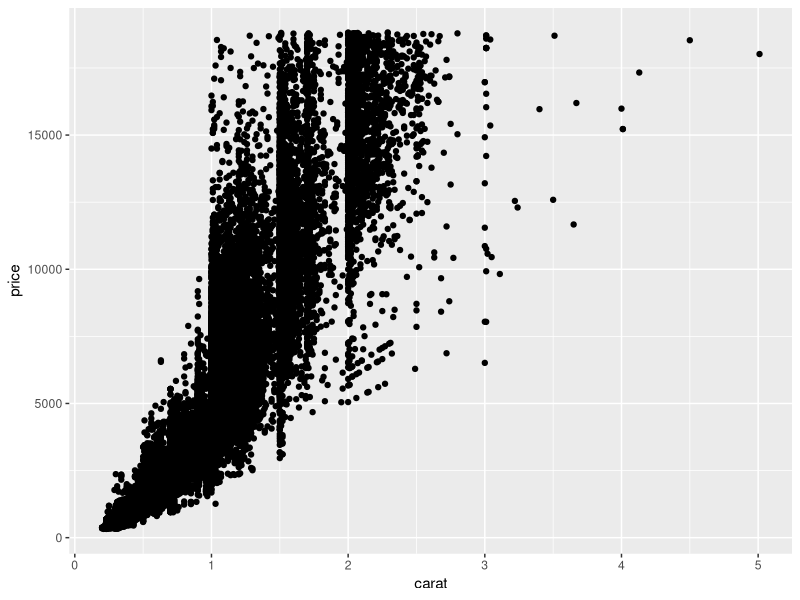
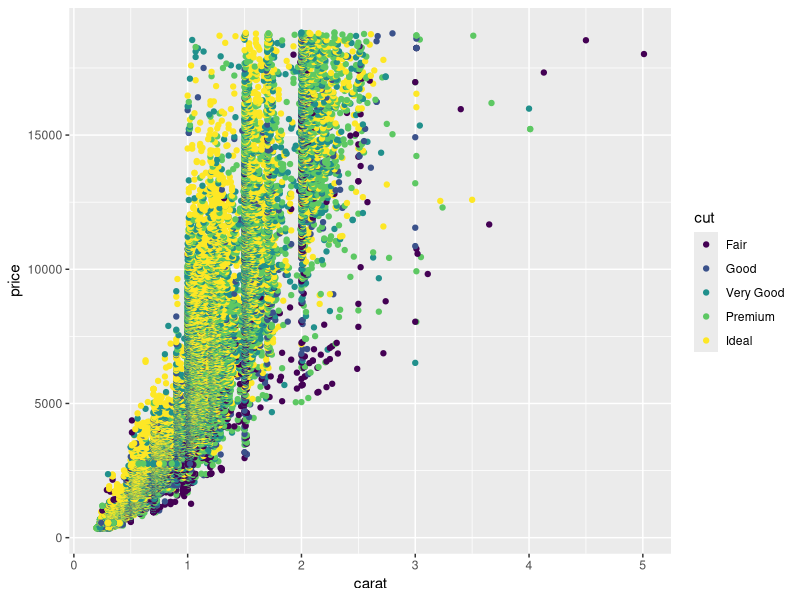
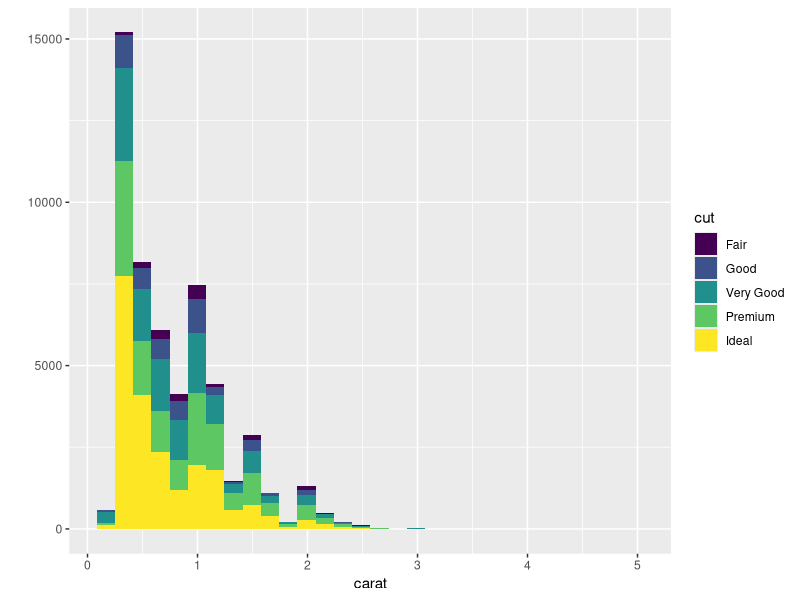
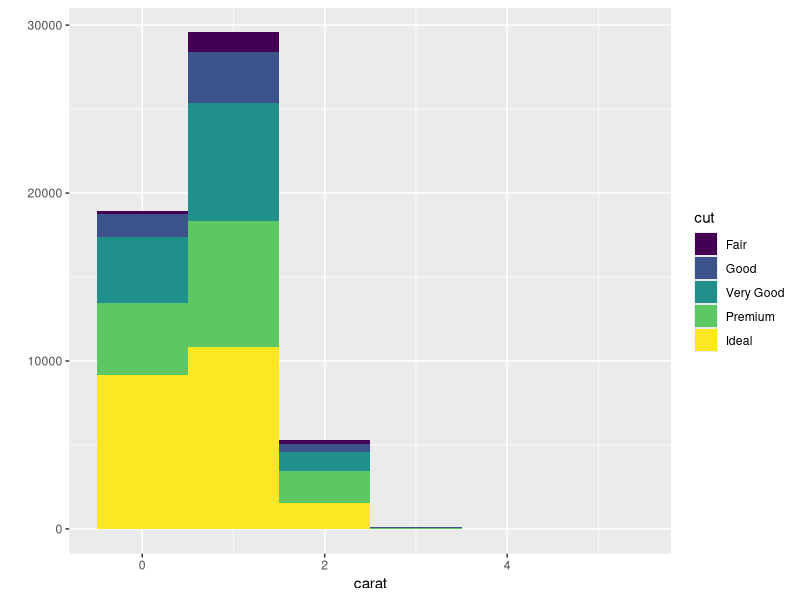
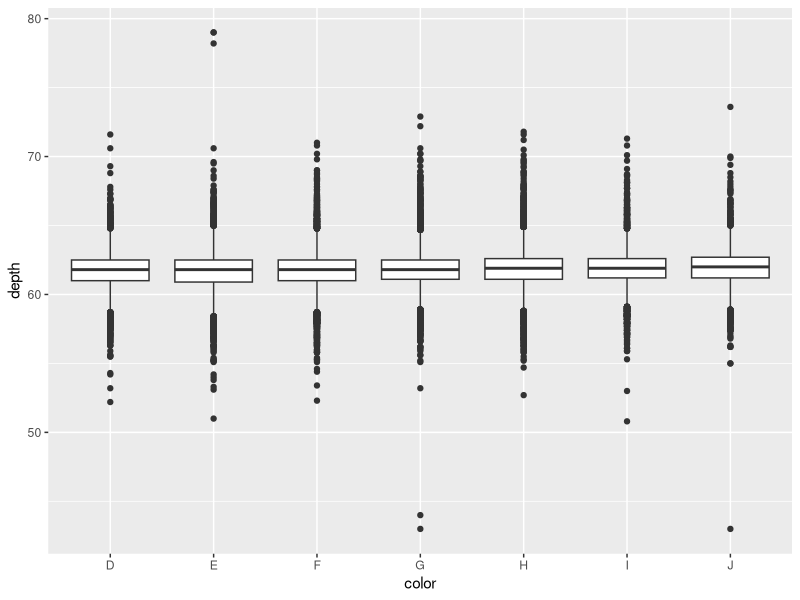
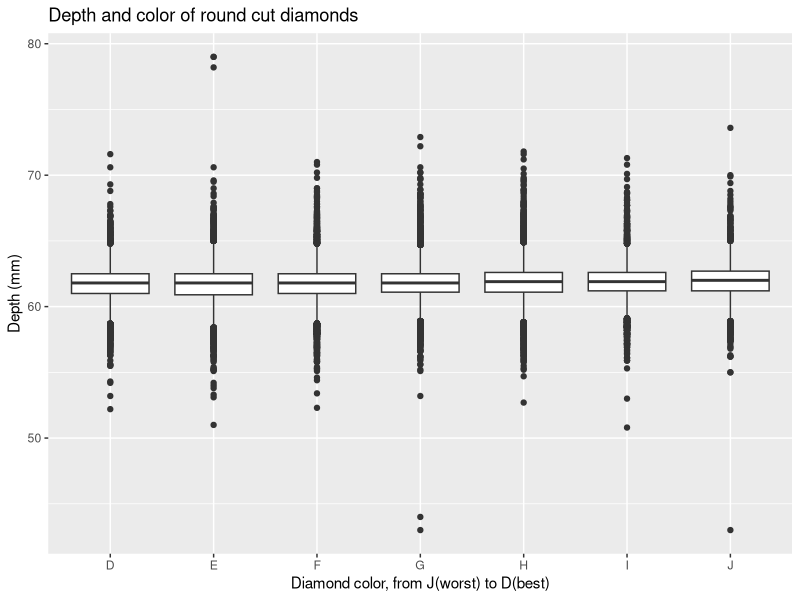
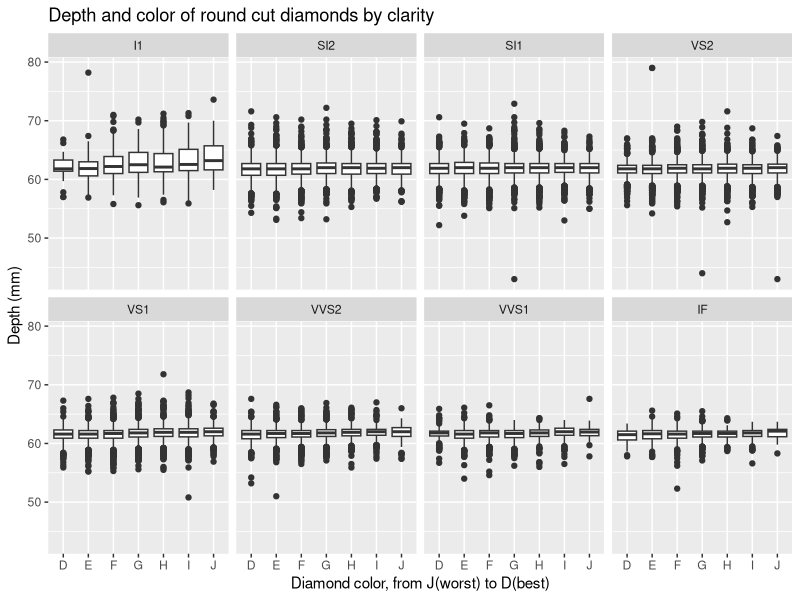

Source code (R) for these figures, in order: (Note: this script raises an error after producing the figures.)
## ---- chunk 1
library(ggplot2)
qplot(carat, price, data=diamonds)
## ---- chunk 2
qplot(carat, price, data=diamonds, color=cut)
## ---- chunk 3
qplot(carat, data=diamonds, fill=cut)
## ---- chunk 4
qplot(carat, data=diamonds, fill=cut, binwidth = 1)
## ---- chunk 5
b <- ggplot(diamonds, aes(color, depth))
## ---- chunk 6
b + geom_boxplot()
## ---- chunk 7
b + geom_boxplot() + labs(title="Depth and color of round cut diamonds", x= "Diamond color, from J(worst) to D(best)", y="Depth (mm)")
## ---- chunk 8
b + geom_boxplot() + labs(title="Depth and color of round cut diamonds by clarity", x= "Diamond color, from J(worst) to D(best)", y="Depth (mm)") + facet_wrap(~clarity, ncol=4)
## ---- chunk 9
library(tidyr)
library(dplyr)

diamonds %>%
  selects (-cut, -color, -clarity) %>%
  cor() %>%
  round(2) %>%
  as.data.frame() %>%
  add_rownames() %>%
  gather(Var1, Corr, -rowname) %>%
  ggplot(aes(Var1, rowname, fill=Corr)) + 
  geom_tile()
## ---- chunk 10
library(ggplot2)
library(dplyr)
library(tidyr)

diamonds %>%
    select(carat, depth, table, price, x, y, z) %>% 
    gather(Variable, Value) %>% 
    group_by(Variable) %>% 
    summarize(mean = mean(Value)) %>% 
    ggplot(aes(mean, Variable)) +
    geom_point() +
    labs(x = 'Mean of the value for the variable',
         y = 'Variable from the diamonds dataset') +
    ggtitle('Means of the numerical variables from the diamonds dataset') +
    theme_bw()
## ---- chunk 11
diamonds %>% 
    mutate(PriceGroup = as.factor(ifelse(price > 2000, 'Expensive', 'Inexpensive'))) %>% 
    select(PriceGroup, carat, depth, table, x, y, z) %>% 
    gather(Variable, Value, -PriceGroup) %>% 
    group_by(PriceGroup, Variable) %>% 
    summarize(mean = mean(Value)) %>% 
    ggplot(aes(mean, Variable, shape = PriceGroup)) +
    geom_point() +
    labs(x = 'Mean of the value for the variable',
         y = 'Variable from the diamonds dataset') +
    ggtitle('Means of the numerical variables from\nthe diamonds dataset by cost')
## ---- chunk 12
diamonds %>%
    mutate(PriceGroup = as.factor(ifelse(price > 2000, 'Expensive', 'Inexpensive'))) %>% 
    select(PriceGroup, carat, depth, table, x, y, z) %>% 
    gather(Variable, Value, -PriceGroup) %>% 
    group_by(PriceGroup, Variable) %>% 
    summarize(mean = mean(Value),
              sd = sd(Value)) %>% 
    ggplot(aes(mean, Variable, shape = PriceGroup)) +
    geom_point() +
    geom_errorbarh(aes(xmin = mean - sd, xmax = mean + sd),
                   height = .25) +
    labs(x = 'Mean of the value for the variable',
         y = 'Variable from the diamonds dataset') +
    ggtitle('Means and SD of the numerical variables from\nthe diamonds dataset by cost') +
    theme_light()

